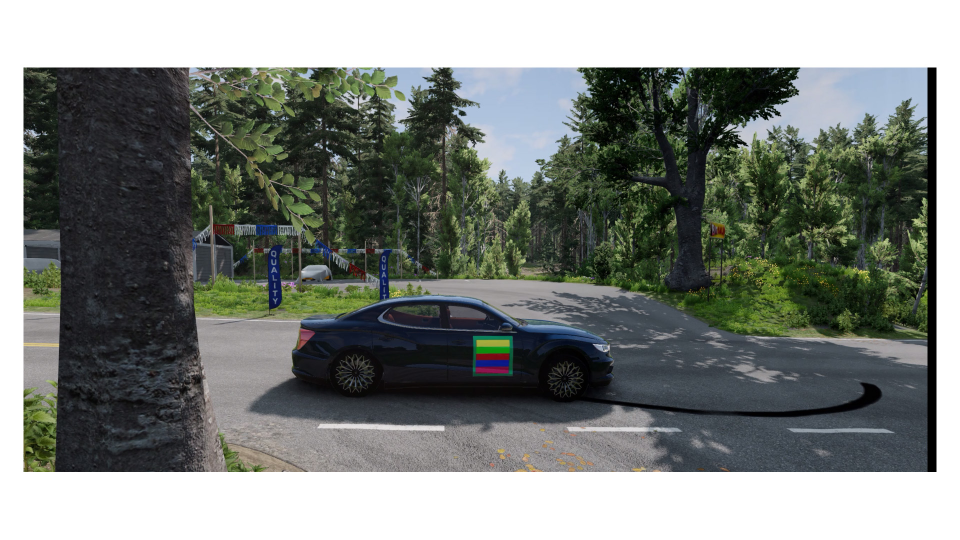
#> input picture 1123.jpg, 1920 x 1080 px (shown at 1/2 size)
$ python -i color_new.py   (imports and definitions only)
#> lines starting #> are read from the running program, lines starting #| are printed output that depends on the picture; after the words box and inside, x2 and y2 are one past the last pixel; in counts of white or black regions, pixels touching at a corner belong together
import cv2
import numpy as np
import colorsys
from PIL import Image
import matplotlib.pyplot as plt
import tkinter as tk
from tkinter import filedialog
from tkinter import messagebox
EDGE_THRESHOLD = 0.1
def process_and_display_images(input_path):
#> called with input_path = '1123.jpg'
    try:
        # Открываем изображение
        original_image = Image.open(input_path)
#> original_image is the input picture: PIL image 1920x1080 RGB; mean R, G, B 123.9, 128.8, 124.2

        # Создаем копию изображения для обработки
        processed_image = original_image.copy()

        # Получаем данные
        original_pixels = original_image.load()
        processed_pixels = processed_image.load()

        # Проходимся по каждому пикселю в обработанном изображении
        for i in range(processed_image.width):
            for j in range(processed_image.height):
                # Получаем значения цветовых каналов из оригинального изображения
                r, g, b = original_pixels[i, j]

                # Конвертация RGB в HSV
                h, s, v = colorsys.rgb_to_hsv(r, g, b)
                h = h * 360
                s *= 100

                if 0 <= h <= 30 or 345 <= h <= 360:  # red
                    processed_pixels[i, j] = (255, 0, 0)
                elif 90 <= h <= 150:  # green
                    processed_pixels[i, j] = (0, 255, 0)
                elif 207 <= h <= 270:  # blue
                    processed_pixels[i, j] = (0, 0, 255)
                elif 36 <= h <= 90:  # yellow
                    processed_pixels[i, j] = (255, 255, 0)
                elif 170 <= h < 207:  # cyan
                    processed_pixels[i, j] = (0, 255, 255)
                elif 260 <= h <= 345:  # pink
                    processed_pixels[i, j] = (255, 0, 255)

                if s < 15 and v > 50:
                    processed_pixels[i, j] = (255, 255, 255)

                if (s < 15 and v < 50) or v < 15:
                    processed_pixels[i, j] = (0, 0, 0)

        # Сохраняем обработанное изображение
        processed_image_path = "processed_image.jpg"
        processed_image.save(processed_image_path)

        # Находим контуры бирюзового цвета на обработанном изображении
        processed_cv_image = cv2.imread(processed_image_path)
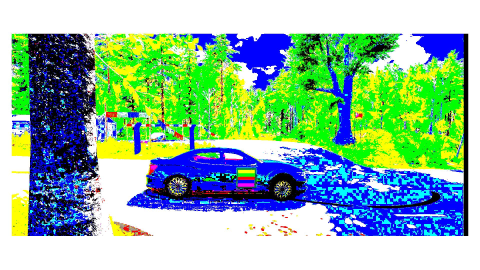
#> processed_cv_image: shape (1080, 1920, 3) (shown at 1/4 size); mean B, G, R 161.6, 185.6, 141.7
        processed_cv_image = cv2.cvtColor(processed_cv_image, cv2.COLOR_BGR2RGB)
        hsv_image = cv2.cvtColor(processed_cv_image, cv2.COLOR_RGB2HSV)
#> hsv_image: shape (1080, 1920, 3); mean H, S, V 52, 135.9, 223.3

        # Уточненные пороговые значения для бирюзового цвета
        lower_turquoise = np.array([70, 80, 80])
        upper_turquoise = np.array([110, 255, 255])  # оттенок для бирюзового по границам увеличен

        mask = cv2.inRange(hsv_image, lower_turquoise, upper_turquoise)
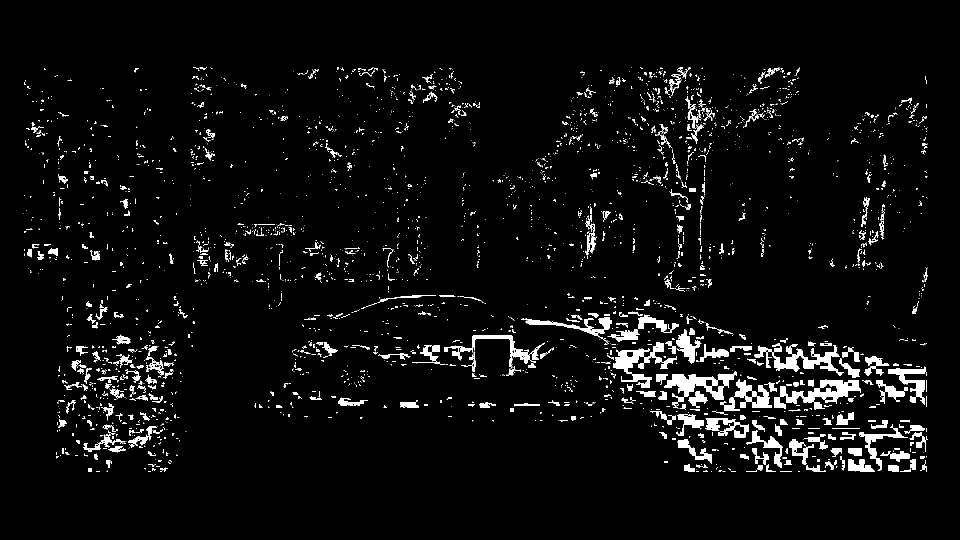
#> mask: shape (1080, 1920) (shown at 1/2 size); 4.4% white; 3150 white regions (2558 under 20 px), largest, box (x1, y1, x2, y2) and area: (1560, 759, 1722, 819) 3735, (1508, 687, 1688, 751) 3704, (1328, 748, 1448, 816) 3077

        # Морфологические операции для улучшения маски
        kernel = np.ones((5, 5), np.uint8)
        mask = cv2.morphologyEx(mask, cv2.MORPH_CLOSE, kernel)
#> mask: shape (1080, 1920); 5.4% white; 1586 white regions (1081 under 20 px), largest, box (x1, y1, x2, y2) and area: (1494, 682, 1722, 820) 9244, (1328, 742, 1480, 822) 4369, (1214, 682, 1354, 776) 3804
        mask = cv2.morphologyEx(mask, cv2.MORPH_OPEN, kernel)
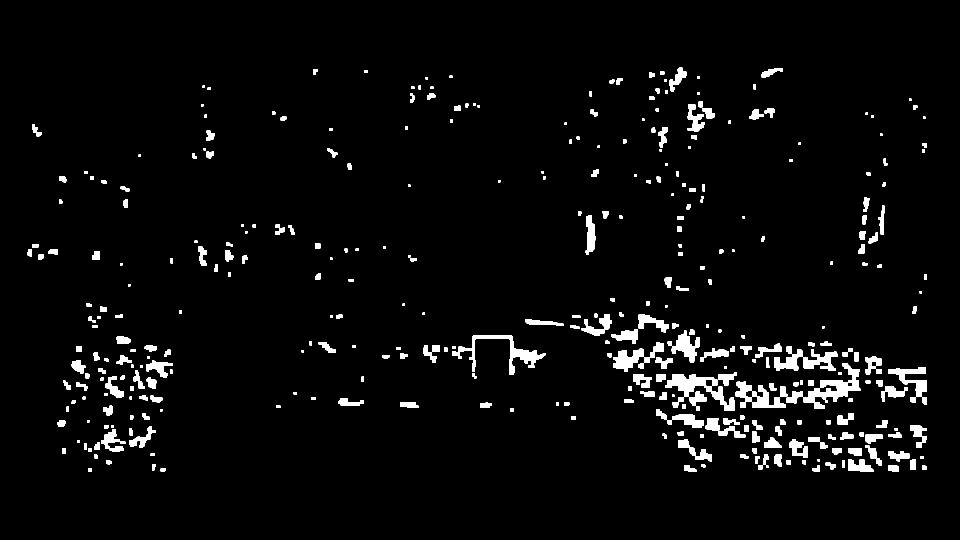
#> mask: shape (1080, 1920) (shown at 1/2 size); 3.8% white; 371 white regions

        contours, _ = cv2.findContours(mask, cv2.RETR_EXTERNAL, cv2.CHAIN_APPROX_SIMPLE)
#> contours = 371 contours, 38 with area under 20; largest, box (x1, y1, x2, y2) and area: (1573, 727, 1721, 818) 4022, (1330, 748, 1470, 821) 3242, (904, 670, 1091, 750) 2786, (1471, 763, 1572, 816) 2076, (1776, 734, 1854, 794) 1650

        # Вычисляем центр изображения
        center_x, center_y = processed_image.width // 2, processed_image.height // 2
        edge_x_threshold = processed_image.width * EDGE_THRESHOLD
        edge_y_threshold = processed_image.height * EDGE_THRESHOLD

        # Выбираем контур, наиболее подходящий по размеру и форме
        biggest_contour = None
        max_area = 0
        min_distance = float('inf')
        for contour in contours:
            area = cv2.contourArea(contour)
            x, y, w, h = cv2.boundingRect(contour)
            aspect_ratio = float(w) / h

            # Рассчитываем расстояние от центра изображения
            contour_center_x = x + w // 2
            contour_center_y = y + h // 2
            distance_to_center = ((contour_center_x - center_x) ** 2 + (contour_center_y - center_y) ** 2) ** 0.5

            # Проверяем, находится ли контур достаточно далеко от краёв изображения
            if x > edge_x_threshold and (x + w) < (processed_image.width - edge_x_threshold) and \
               y > edge_y_threshold and (y + h) < (processed_image.height - edge_y_threshold):
                # Выбираем контур с максимальной площадью и ближайший к центру изображения
                if area > max_area and 0.8 <= aspect_ratio <= 1.2 and (biggest_contour is None or distance_to_center < min_distance):
                    max_area = area
                    min_distance = distance_to_center
                    biggest_contour = contour
#> this loop made 371 passes
#> (area, x, y, w, h, aspect_ratio, contour_center_x, contour_center_y) on pass 43: (49, 1400, 868, 8, 8, 1, 1404, 872)
#> after the loop, biggest_contour = contour of 32 points, box (x1, y1, x2, y2) (846, 690, 880, 726), area 542; max_area = 541.5; min_distance = 194

        if biggest_contour is not None:
            # Получаем ограничивающий прямоугольник для самого большого контура
            x, y, w, h = cv2.boundingRect(biggest_contour)

            # Обрезаем изображение по контуру
            cropped_image = processed_image.crop((x, y, x + w, y + h))
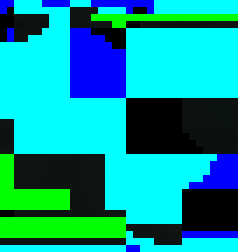
#> cropped_image: PIL image 34x36 RGB (shown 7 times larger); mean R, G, B 2.7, 152.7, 153.7

            # Сохраняем обрезанное изображение
            cropped_image_path = "cropped_image.jpg"
            cropped_image.save(cropped_image_path)

            # Вторая часть программы
            analyze_contours(cropped_image_path)

            # Отображаем изображения на экране
            fig, axes = plt.subplots(2, 2, figsize=(10, 10))

            # Оригинальное изображение
            axes[0, 0].imshow(original_image)
            axes[0, 0].set_title('Original Image')

            # Обработанное изображение
            axes[0, 1].imshow(processed_image)
            axes[0, 1].set_title('Processed Image')

            # Обрезанное изображение по контуру
            axes[1, 0].imshow(cropped_image)
            axes[1, 0].set_title('Cropped Image')

            # Четвертое изображение (с контуром)
            final_image = Image.open("final_image_with_contours.jpg")
            axes[1, 1].imshow(final_image)
            axes[1, 1].set_title('Final Image with Contours')

            plt.show()

            # Сохраняем результат на компьютер
            save_processed_image(processed_image_path, cropped_image_path)

            # Отображаем обработанное изображение в окне Tkinter
            display_image_on_label(cropped_image_path)
        else:
            messagebox.showerror("Error", "Бирюзовая рамка не найдена.")
    except Exception as e:
        messagebox.showerror("Error", str(e))

def display_image_on_label(image_path):
    img = Image.open(image_path)
    img = ImageTk.PhotoImage(img)
    image_label.config(image=img)
    image_label.image = img  # Сохраняем ссылку на изображение, чтобы избежать сборки мусора

def analyze_contours(image_path):
    # Загрузка изображения
#> called with image_path = 'cropped_image.jpg'
    image = cv2.imread(image_path)
    image_with_contours = image.copy()

    # Определение цветов
    colors = {
        "red": (0, 0, 255),
        "green": (0, 255, 0),
        "blue": (255, 0, 0),
        "yellow": (0, 255, 255),
        "pink": (255, 0, 255)
    }

    # Пороговые значения для каждого цвета
    thresholds = {
        "red": ((0, 0, 150), (100, 100, 255)),
        "green": ((0, 150, 0), (100, 255, 100)),
        "blue": ((150, 0, 0), (255, 100, 100)),
        "yellow": ((0, 150, 150), (100, 255, 255)),
        "pink": ((150, 0, 150), (255, 100, 255))
    }

    # Найдем контуры для каждого цвета
    contours_dict = {}
    contours_centers = {}
    for color_name, color in colors.items():
        lower, upper = thresholds[color_name]
        lower = np.array(lower, dtype="uint8")
        upper = np.array(upper, dtype="uint8")

        # Применяем пороговое значение
        mask = cv2.inRange(image, lower, upper)

        # Находим контуры
        contours, _ = cv2.findContours(mask, cv2.RETR_EXTERNAL, cv2.CHAIN_APPROX_SIMPLE)

        if contours:  # Проверяем, что найдены контуры
            # Выбираем максимальный контур по площади
            max_contour = max(contours, key=cv2.contourArea)
            contours_dict[color_name] = max_contour

            # Вычисляем центр контура для сортировки
            M = cv2.moments(max_contour)
            cx = int(M["m10"] / (M["m00"] + 1e-5))  # Избегаем деление на ноль
            cy = int(M["m01"] / (M["m00"] + 1e-5))  # Избегаем деление на ноль
            contours_centers[color_name] = cy

            # Подписываем цвет контура
            text_color = (255 - color[0], 255 - color[1], 255 - color[2])  # негатив цвета
            cv2.putText(image_with_contours, color_name, (cx, cy), cv2.FONT_HERSHEY_SIMPLEX, 0.5, text_color, 2)
#> this loop made 5 passes
#> (cx, cy) on passes 2 to 3: (8, 31), (13, 9)
#> pass 3, in analyze_contours, `mask = cv2.inRange(image, lower, upper)`:
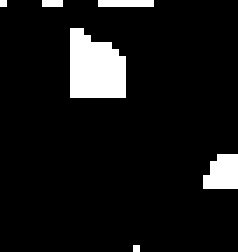
#> mask: shape (36, 34) (shown 7 times larger); 8.2% white; 6 white regions (4 under 20 px), largest, box (x1, y1, x2, y2) and area: (10, 4, 18, 14) 66, (29, 22, 34, 27) 21
#> after the loop:
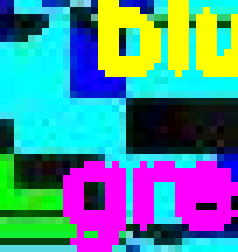
#> image_with_contours: shape (36, 34, 3) (shown 7 times larger); mean B, G, R 149.4, 139.4, 82.2
#> after the loop, contours_centers = {'green': 31, 'blue': 9}; contours_dict = 2 items

    # Сортируем цвета по вертикальной координате центра контура
    sorted_colors = sorted(contours_centers, key=contours_centers.get)
#> sorted_colors = ['blue', 'green']

    # Выводим порядок цветов сверху вниз
    print("Порядок цветов сверху вниз:")
    for color in sorted_colors:
        print(color)
#> this loop made 2 passes
#> (printed output is left out)
#> in process_and_display_images, `final_image = Image.open("final_image_with_contours.jpg")`:
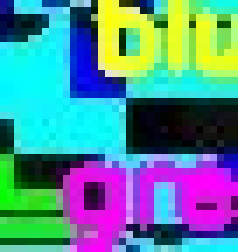
#> final_image: PIL image 34x36 RGB (shown 7 times larger); mean R, G, B 85.2, 139.1, 149

    # Сохраняем изображение с контурами
    final_image_path = "final_image_with_contours.jpg"
    cv2.imwrite(final_image_path, image_with_contours)

# [4 lines left out: function select_file_and_process, not called in this run]

def save_processed_image(processed_image_path, cropped_image_path):
    # Копирование файлов и сохранение на компьютер
    import shutil
    shutil.copyfile(processed_image_path, "new1233_processed_image.jpg")
    shutil.copyfile(cropped_image_path, "new1233_cropped_image.jpg")

# [11 lines left out: function center_window, not called in this run]

# Создаем главное окно
# [4 lines not run here, left out]

# Создаем кнопку для выбора файла и запуска обработки
# [1 line that did not run here, left out]
# [1 line not run here, left out]

# Добавляем Label для отображения изображения
# [1 line that did not run here, left out]
# [4 lines not run here, left out]

>>> result = process_and_display_images('1123.jpg')

$ run again, on 1234.jpg
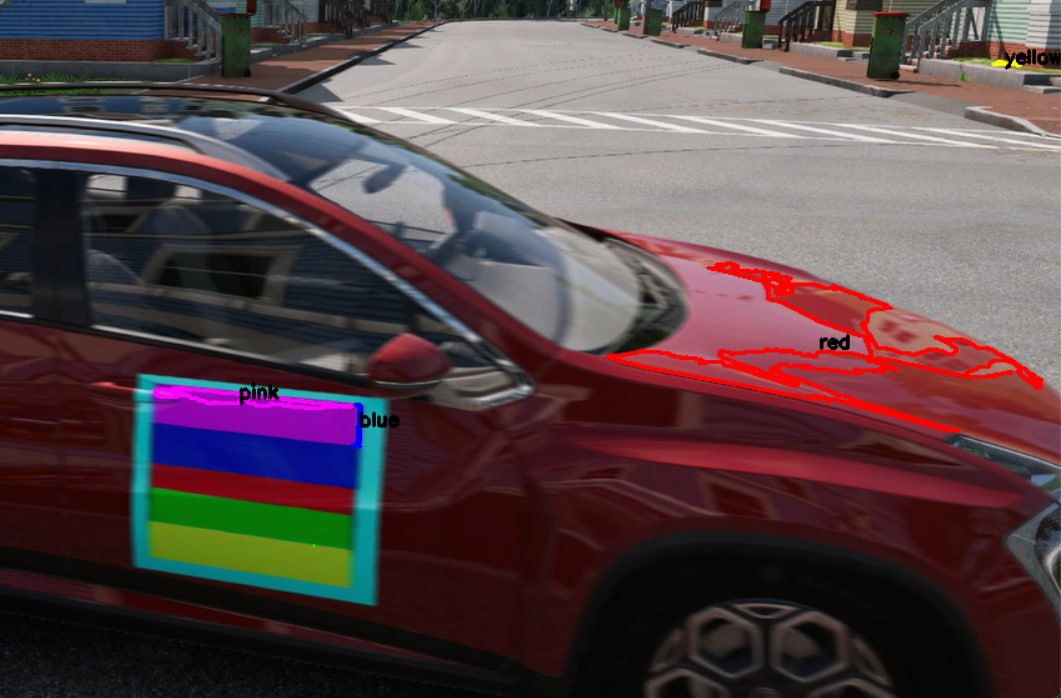
#> input picture 1234.jpg, 1061 x 698 px
#> in process_and_display_images, original_image is the input picture: PIL image 1061x698 RGB; mean R, G, B 86.2, 68, 71.2
#> hsv_image: shape (698, 1061, 3); mean H, S, V 51.2, 168, 217.6
#> in process_and_display_images, `mask = cv2.morphologyEx(mask, cv2.MORPH_OPEN, kernel)`:
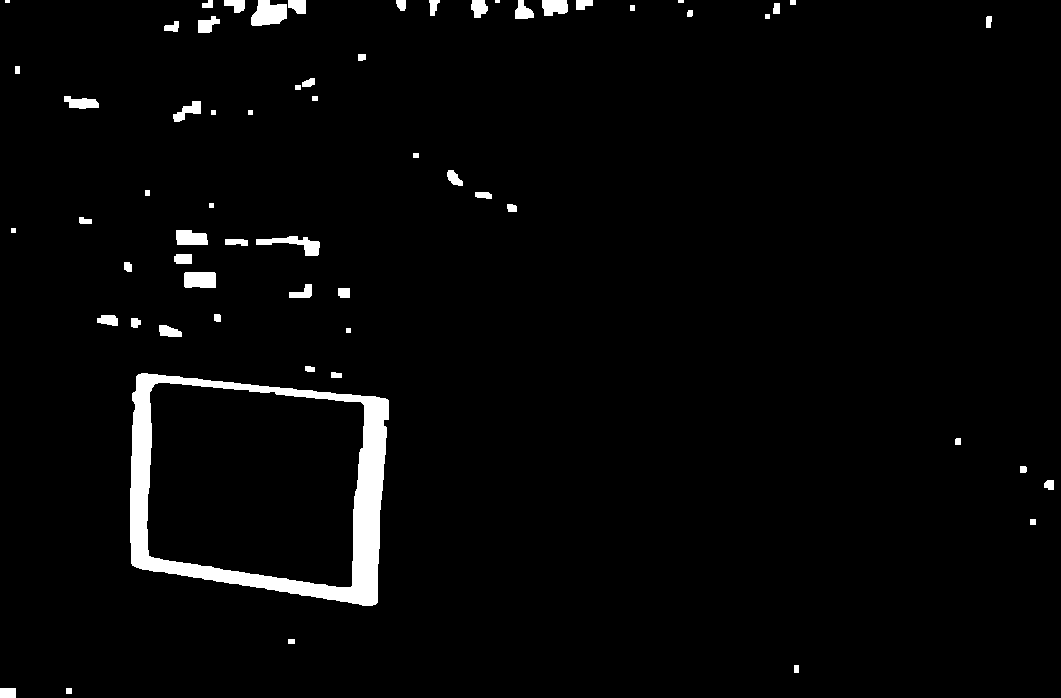
#> mask: shape (698, 1061); 2.8% white; 62 white regions (3 under 20 px)
#> in process_and_display_images, `contours, _ = cv2.findContours(mask, cv2.RETR_EXTERNAL, cv2.CHAIN_APPR..`: contours = 62 contours, 9 with area under 20; largest, box (x1, y1, x2, y2) and area: (130, 373, 389, 606) 50343, (251, 0, 287, 26) 648, (184, 272, 216, 288) 456, (256, 236, 320, 256) 450, (176, 230, 208, 245) 375
#> the loop in process_and_display_images, `for contour in contours:` made 62 passes
#> (area, x, y, w, h, aspect_ratio, contour_center_x, contour_center_y) on pass 9: (50343, 130, 373, 259, 233, 1.11, 259, 489)
#> after the loop in process_and_display_images, `for contour in contours:`: biggest_contour = contour of 190 points, box (x1, y1, x2, y2) (130, 373, 389, 606), area 50343; max_area = 50343; min_distance = 305
#> in process_and_display_images, `x, y, w, h = cv2.boundingRect(biggest_contour)`: x = 130; y = 373; w = 259; h = 233
#> the loop in analyze_contours, `for color_name, color in colors.items():` made 5 passes
#> (cx, cy) on passes 1 to 5: (123, 116), (120, 164), (128, 79), (120, 180), (125, 40)
#> after the loop in analyze_contours, `for color_name, color in colors.items():`: contours_centers = {'red': 116, 'green': 164, 'blue': 79, 'yellow': 180, 'pink': 40}; contours_dict = 5 items
#> sorted_colors = ['pink', 'blue', 'red', 'green', 'yellow']
#> the loop in analyze_contours, `for color in sorted_colors:` made 5 passes
#> (printed output is left out)
#> in process_and_display_images, `final_image = Image.open("final_image_with_contours.jpg")`:
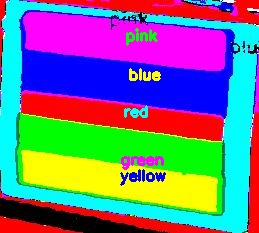
#> final_image: PIL image 259x233 RGB; mean R, G, B 113.1, 118.1, 136.3
